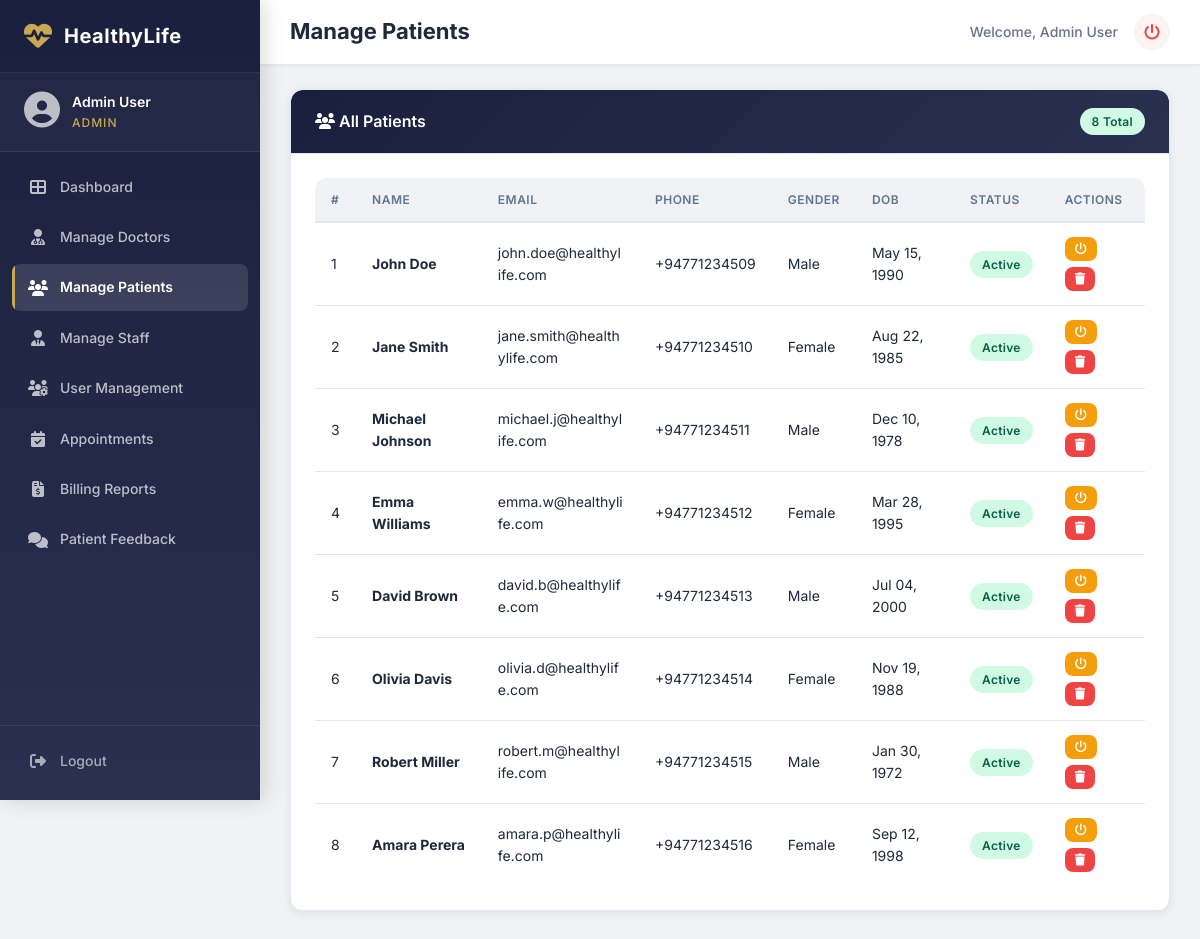
/admin/manage_patients.php (signed in), run on the app's committed database.
### tables this page shows
CREATE TABLE IF NOT EXISTS `users` (
  `id` INT AUTO_INCREMENT PRIMARY KEY,
  `full_name` VARCHAR(100) NOT NULL,
  `email` VARCHAR(150) NOT NULL UNIQUE,
  `password` VARCHAR(255) NOT NULL,
  `role` ENUM('admin','doctor','patient','receptionist') NOT NULL DEFAULT 'patient',
  `phone` VARCHAR(20) DEFAULT NULL,
  `gender` ENUM('male','female','other') DEFAULT NULL,
  `date_of_birth` DATE DEFAULT NULL,
  `address` TEXT DEFAULT NULL,
  `profile_image` VARCHAR(255) DEFAULT NULL,
  `specialization` VARCHAR(100) DEFAULT NULL,
  `consulting_hours` VARCHAR(100) DEFAULT NULL,
  `consulting_days` VARCHAR(255) DEFAULT NULL,
  `consulting_fee` DECIMAL(10,2) DEFAULT NULL,
  `is_active` TINYINT(1) NOT NULL DEFAULT 1,
  `created_at` TIMESTAMP DEFAULT CURRENT_TIMESTAMP,
  `updated_at` TIMESTAMP DEFAULT CURRENT_TIMESTAMP ON UPDATE CURRENT_TIMESTAMP
);

### admin/manage_patients.php (the view, shortened to what this page needs)
<?php
require_once __DIR__ . '/../middleware/check_login.php';
$patients = $conn->query("SELECT * FROM users WHERE role='patient' ORDER BY created_at DESC");
require_once __DIR__ . '/../includes/header.php';
require_once __DIR__ . '/../includes/sidebar.php';
?>
<div class="card admin-table-card">
    <div class="card-header">
        <h2><i class="fas fa-users"></i> All Patients</h2>
        <span class="badge badge-approved"><?php echo $patients->num_rows; ?> Total</span>
    </div>
    <div class="card-body">
        <div class="table-responsive">
            <table>
                <thead>
                    <tr>
                        <th>#</th>
                        <th>Name</th>
                        <th>Email</th>
                        <th>Phone</th>
                        <th>Gender</th>
                        <th>DOB</th>
                        <th>Status</th>
                        <th>Actions</th>
                    </tr>
                </thead>
                <tbody>
                    <?php $n=1; while ($patient = $patients->fetch_assoc()): ?>
                    <tr>
                        <td data-label="#"><?php echo $n++; ?></td>
                        <td data-label="Name"><strong><?php echo htmlspecialchars($patient['full_name']); ?></strong></td>
                        <td data-label="Email"><span style="word-break:break-all;"><?php echo htmlspecialchars($patient['email']); ?></span></td>
                        <td data-label="Phone"><?php echo htmlspecialchars($patient['phone'] ?? '-'); ?></td>
                        <td data-label="Gender"><?php echo ucfirst($patient['gender'] ?? '-'); ?></td>
                        <td data-label="DOB"><?php echo $patient['date_of_birth'] ? date('M d, Y', strtotime($patient['date_of_birth'])) : '-'; ?></td>
                        <td data-label="Status">
                            <span class="badge <?php echo $patient['is_active'] ? 'badge-approved' : 'badge-cancelled'; ?>">
                                <?php echo $patient['is_active'] ? 'Active' : 'Inactive'; ?>
                            </span>
                        </td>
                        <td data-label="Actions">
                            <div class="action-btns">
                                <form method="POST" style="display:inline;">
                                    <button type="submit" class="btn btn-warning btn-sm" title="Toggle Status">
                                        <i class="fas fa-power-off"></i>
                                    </button>
                                </form>
                                <form method="POST" style="display:inline;" onsubmit="return confirm('Delete this patient?');">
                                    <button type="submit" class="btn btn-danger btn-sm">
                                        <i class="fas fa-trash"></i>
                                    </button>
                                </form>
                            </div>
                        </td>
                    </tr>
                    <?php endwhile; ?>
                </tbody>
            </table>
        </div>
    </div>
</div>
<?php require_once __DIR__ . '/../includes/footer.php'; ?>

### includes/includes.css (style rules this page uses)
:root { --theme-primary: #1a1f3d; --theme-primary-light: #2a3050; --sidebar-width: 260px; --sidebar-collapsed: 0px; --topbar-height: 65px; --border-radius: 12px; --border-radius-sm: 8px; --shadow-sm: 0 2px 8px rgba(0, 0, 0, 0.08); --shadow-md: 0 4px 16px rgba(0, 0, 0, 0.12); --shadow-lg: 0 8px 32px rgba(0, 0, 0, 0.16); --transition: all 0.3s cubic-bezier(0.4, 0, 0.2, 1); --font-family: 'Inter', -apple-system, BlinkMacSystemFont, sans-serif; --color-success: #10b981; --color-danger: #ef4444; --color-warning: #f59e0b; --color-info: #3b82f6; --bg-body: #f0f2f5; --bg-card: #ffffff; --text-primary: #1e293b; --text-secondary: #64748b; --text-muted: #94a3b8; --border-color: #e2e8f0; --gold-accent: #c8a951; --bg-light: #f8fafc; --text-accent: #6366f1; }
*, *::before, *::after { margin: 0; padding: 0; box-sizing: border-box; }
body { font-family: var(--font-family); background: var(--bg-body); color: var(--text-primary); line-height: 1.6; overflow-x: hidden; -webkit-text-size-adjust: 100%; }
.card { background: var(--bg-card); border-radius: var(--border-radius); box-shadow: var(--shadow-sm); border: 1px solid var(--border-color); transition: var(--transition); overflow: hidden; }
.card-header { padding: 18px 24px; border-bottom: 1px solid var(--border-color); display: flex; align-items: center; justify-content: space-between; gap: 12px; flex-wrap: wrap; }
.card-header h2 { font-size: 16px; font-weight: 600; color: var(--text-primary); }
.card-body { padding: 24px; }
.table-responsive { overflow-x: auto; border-radius: var(--border-radius); -webkit-overflow-scrolling: touch; }
table { width: 100%; border-collapse: collapse; min-width: 600px; }
table thead th { background: var(--bg-body); padding: 12px 16px; text-align: left; font-size: 12px; font-weight: 600; text-transform: uppercase; letter-spacing: 0.5px; color: var(--text-secondary); border-bottom: 2px solid var(--border-color); white-space: nowrap; }
table tbody td { padding: 14px 16px; font-size: 14px; border-bottom: 1px solid var(--border-color); color: var(--text-primary); vertical-align: middle; }
table tbody tr { transition: var(--transition); }
table tbody tr:last-child td { border-bottom: none; }
.badge { display: inline-flex; align-items: center; padding: 4px 12px; border-radius: 20px; font-size: 12px; font-weight: 600; letter-spacing: 0.3px; white-space: nowrap; }
.badge-approved { background: #d1fae5; color: #065f46; }
.btn { display: inline-flex; align-items: center; gap: 8px; padding: 10px 20px; border-radius: var(--border-radius-sm); font-size: 14px; font-weight: 600; cursor: pointer; border: none; transition: var(--transition); font-family: var(--font-family); text-decoration: none; white-space: nowrap; justify-content: center; }
.btn-danger { background: var(--color-danger); color: #fff; }
.btn-warning { background: var(--color-warning); color: #fff; }
.btn-sm { padding: 6px 14px; font-size: 12px; }
.action-btns { display: flex; gap: 6px; flex-wrap: wrap; }
.action-btns .btn { padding: 6px 10px; font-size: 12px; }

### admin/admin.css (style rules this page uses)
:root { --admin-primary: #1a1f3d; --admin-primary-light: #2a3050; --admin-accent: #c8a951; }
.admin-table-card { margin-bottom: 24px; }
.admin-table-card .card-header { background: linear-gradient(135deg, var(--admin-primary), var(--admin-primary-light)); color: #fff; border-radius: var(--border-radius) var(--border-radius) 0 0; }
.admin-table-card .card-header h2 { color: #fff; }

### data on the page
users: full_name "John Doe", email "john.doe@healthylife.com", phone "+94771234509", gender "Male", date_of_birth "May 15, 1990", is_active "Active"
users: full_name "Jane Smith", email "jane.smith@healthylife.com", phone "+94771234510", gender "Female", date_of_birth "Aug 22, 1985", is_active "Active"
users: full_name "Michael Johnson", email "michael.j@healthylife.com", phone "+94771234511", gender "Male", date_of_birth "Dec 10, 1978", is_active "Active"
users: full_name "Emma Williams", email "emma.w@healthylife.com", phone "+94771234512", gender "Female", date_of_birth "Mar 28, 1995", is_active "Active"
users: full_name "David Brown", email "david.b@healthylife.com", phone "+94771234513", gender "Male", date_of_birth "Jul 04, 2000", is_active "Active"
users: full_name "Olivia Davis", email "olivia.d@healthylife.com", phone "+94771234514", gender "Female", date_of_birth "Nov 19, 1988", is_active "Active"
users: full_name "Robert Miller", email "robert.m@healthylife.com", phone "+94771234515", gender "Male", date_of_birth "Jan 30, 1972", is_active "Active"
users: full_name "Amara Perera", email "amara.p@healthylife.com", phone "+94771234516", gender "Female", date_of_birth "Sep 12, 1998", is_active "Active"

### other printed values
$_SESSION['full_name'] "Admin User"
$role "ADMIN"
$pageTitle "Manage Patients"
$patients->num_rows "8"
